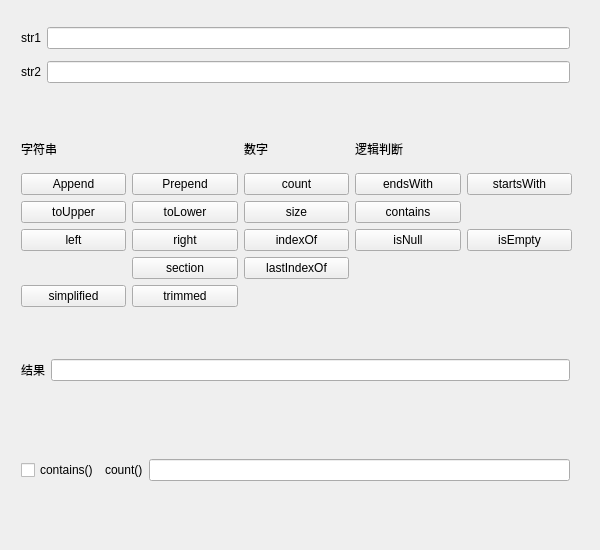
<?xml version="1.0" encoding="UTF-8"?>
<ui version="4.0">
 <class>Widget</class>
 <widget class="QWidget" name="Widget">
  <property name="geometry">
   <rect>
    <x>0</x>
    <y>0</y>
    <width>600</width>
    <height>550</height>
   </rect>
  </property>
  <property name="windowTitle">
   <string>Widget</string>
  </property>
  <widget class="QWidget" name="gridLayoutWidget">
   <property name="geometry">
    <rect>
     <x>10</x>
     <y>10</y>
     <width>571</width>
     <height>91</height>
    </rect>
   </property>
   <layout class="QGridLayout" name="gridLayout">
    <item row="0" column="0">
     <widget class="QLabel" name="label">
      <property name="text">
       <string>str1</string>
      </property>
     </widget>
    </item>
    <item row="1" column="0">
     <widget class="QLabel" name="label_2">
      <property name="text">
       <string>str2</string>
      </property>
     </widget>
    </item>
    <item row="0" column="1">
     <widget class="QLineEdit" name="editStr1"/>
    </item>
    <item row="1" column="1">
     <widget class="QLineEdit" name="editStr2"/>
    </item>
   </layout>
  </widget>
  <widget class="QWidget" name="gridLayoutWidget_2">
   <property name="geometry">
    <rect>
     <x>10</x>
     <y>120</y>
     <width>573</width>
     <height>198</height>
    </rect>
   </property>
   <layout class="QGridLayout" name="gridLayout_2">
    <item row="3" column="3">
     <widget class="QPushButton" name="btnIsnull">
      <property name="text">
       <string>isNull</string>
      </property>
     </widget>
    </item>
    <item row="1" column="3">
     <widget class="QPushButton" name="btnEndswith">
      <property name="text">
       <string>endsWith</string>
      </property>
     </widget>
    </item>
    <item row="1" column="2">
     <widget class="QPushButton" name="btnCount">
      <property name="text">
       <string>count</string>
      </property>
     </widget>
    </item>
    <item row="0" column="2">
     <widget class="QLabel" name="label_4">
      <property name="text">
       <string>数字</string>
      </property>
     </widget>
    </item>
    <item row="2" column="3">
     <widget class="QPushButton" name="btnContains">
      <property name="text">
       <string>contains</string>
      </property>
     </widget>
    </item>
    <item row="2" column="0">
     <widget class="QPushButton" name="btnToupper">
      <property name="text">
       <string>toUpper</string>
      </property>
     </widget>
    </item>
    <item row="0" column="3">
     <widget class="QLabel" name="label_5">
      <property name="text">
       <string>逻辑判断</string>
      </property>
     </widget>
    </item>
    <item row="3" column="2">
     <widget class="QPushButton" name="btnIndexof">
      <property name="text">
       <string>indexOf</string>
      </property>
     </widget>
    </item>
    <item row="0" column="0">
     <widget class="QLabel" name="label_3">
      <property name="text">
       <string>字符串</string>
      </property>
     </widget>
    </item>
    <item row="3" column="0">
     <widget class="QPushButton" name="btnLeft">
      <property name="text">
       <string>left</string>
      </property>
     </widget>
    </item>
    <item row="3" column="4">
     <widget class="QPushButton" name="btnIsempty">
      <property name="text">
       <string>isEmpty</string>
      </property>
     </widget>
    </item>
    <item row="3" column="1">
     <widget class="QPushButton" name="btnRight">
      <property name="text">
       <string>right</string>
      </property>
     </widget>
    </item>
    <item row="1" column="0">
     <widget class="QPushButton" name="btnAppend">
      <property name="text">
       <string>Append</string>
      </property>
     </widget>
    </item>
    <item row="2" column="2">
     <widget class="QPushButton" name="btnSize">
      <property name="text">
       <string>size</string>
      </property>
     </widget>
    </item>
    <item row="1" column="1">
     <widget class="QPushButton" name="btnPrepend">
      <property name="text">
       <string>Prepend</string>
      </property>
     </widget>
    </item>
    <item row="1" column="4">
     <widget class="QPushButton" name="btnStartswith">
      <property name="text">
       <string>startsWith</string>
      </property>
     </widget>
    </item>
    <item row="2" column="1">
     <widget class="QPushButton" name="btnTolower">
      <property name="text">
       <string>toLower</string>
      </property>
     </widget>
    </item>
    <item row="4" column="1">
     <widget class="QPushButton" name="btnSection">
      <property name="text">
       <string>section</string>
      </property>
     </widget>
    </item>
    <item row="4" column="2">
     <widget class="QPushButton" name="btnLastindexOf">
      <property name="text">
       <string>lastIndexOf</string>
      </property>
     </widget>
    </item>
    <item row="5" column="0">
     <widget class="QPushButton" name="btnSimplified">
      <property name="text">
       <string>simplified</string>
      </property>
     </widget>
    </item>
    <item row="5" column="1">
     <widget class="QPushButton" name="btnTrimmed">
      <property name="text">
       <string>trimmed</string>
      </property>
     </widget>
    </item>
   </layout>
  </widget>
  <widget class="QWidget" name="gridLayoutWidget_3">
   <property name="geometry">
    <rect>
     <x>10</x>
     <y>330</y>
     <width>571</width>
     <height>80</height>
    </rect>
   </property>
   <layout class="QGridLayout" name="gridLayout_3">
    <item row="0" column="0">
     <widget class="QLabel" name="label_6">
      <property name="text">
       <string>结果</string>
      </property>
     </widget>
    </item>
    <item row="0" column="1">
     <widget class="QLineEdit" name="editResult"/>
    </item>
   </layout>
  </widget>
  <widget class="QWidget" name="gridLayoutWidget_4">
   <property name="geometry">
    <rect>
     <x>10</x>
     <y>430</y>
     <width>571</width>
     <height>80</height>
    </rect>
   </property>
   <layout class="QGridLayout" name="gridLayout_4">
    <item row="0" column="0">
     <widget class="QCheckBox" name="chkContains">
      <property name="text">
       <string>contains()</string>
      </property>
     </widget>
    </item>
    <item row="0" column="1">
     <widget class="QLabel" name="label_7">
      <property name="text">
       <string>count()</string>
      </property>
     </widget>
    </item>
    <item row="0" column="2">
     <widget class="QLineEdit" name="editCount"/>
    </item>
   </layout>
  </widget>
 </widget>
 <layoutdefault spacing="6" margin="11"/>
 <resources/>
 <connections/>
</ui>
